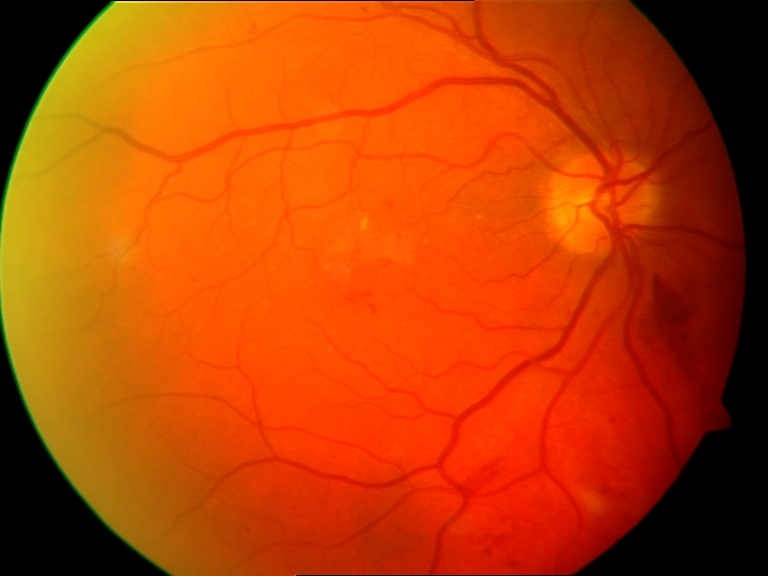
%> input picture MATLAB/1retina.tif, 768 x 576 px
$ octave Untitled.m   (GNU Octave 9; MATLAB toolbox functions it lacks are replaced by stand-ins)
%> lines starting %> are read from the running program, lines starting %| are printed output that depends on the picture; in (x1, y1, x2, y2) boxes, pixels count from 0 and x2, y2 are one past the last pixel; in counts of white or black regions, pixels touching at a corner belong together; the program's own positions count from 1
clear
close all
I=imread('1retina.tif')
%> I is the input picture: size 576x768x3 uint8; mean R, G, B 186, 65.5, 2.8
I=I(:,:,2)
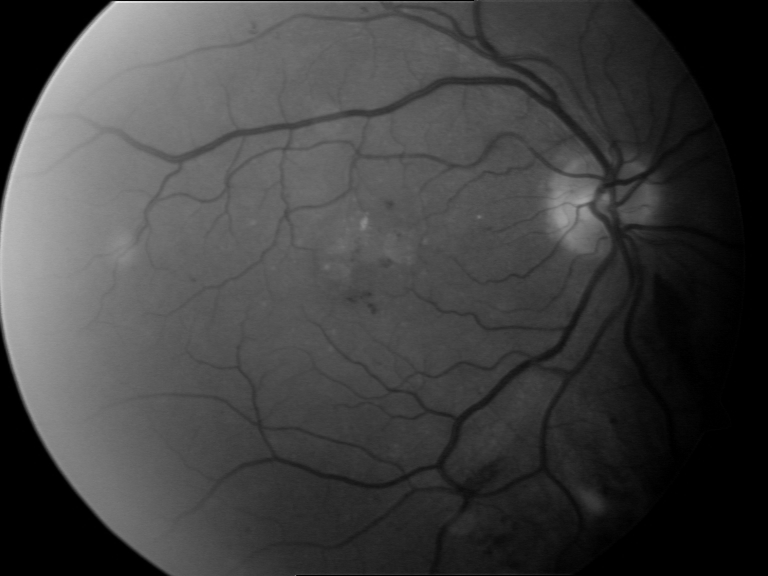
%> I: size 576x768 uint8; min 0, max 234, mean 65.5
I_comp=(255-I);
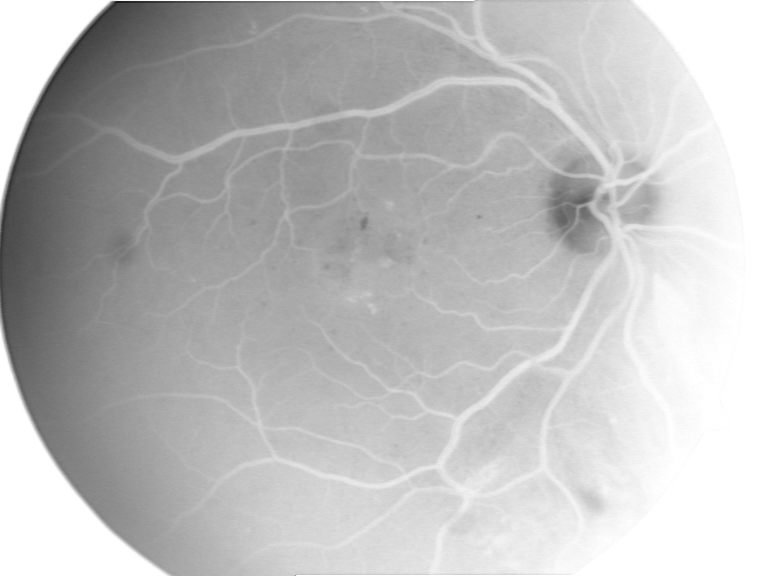
%> I_comp: size 576x768 uint8; min 21, max 255, mean 189.5
figure (1),imshow(I_comp)
I_adHist=adapthisteq(I_comp,'clipLimit',0.02,'Distribution','rayleigh')
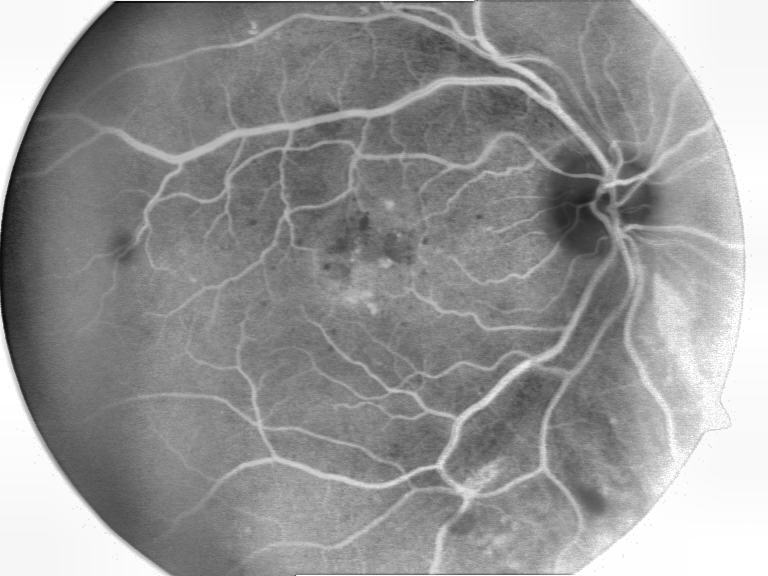
%> I_adHist: size 576x768 uint8; min 0, max 255, mean 149.2
figure (2),imshow(I_adHist);title("adHist")
se1=strel('disk',13)
se2=strel('square',7)
I_adHist_open=imopen(I_adHist,se1)
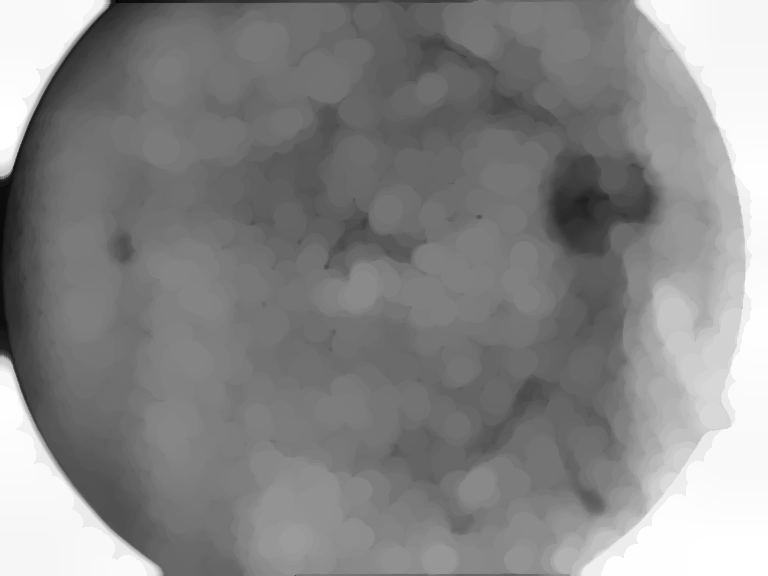
%> I_adHist_open: size 576x768 uint8; min 0, max 255, mean 135
figure (3),imshow(I_adHist_open);title("I_adHist_open")
I_sub=I_adHist-I_adHist_open
figure (4),imshow(I_sub);title("I_sub")
I_sub_med=medfilt2(I_sub,[3 3])
I_back=imopen(I_sub,se2)
figure (5),imshow(I_back);title("I_back")
I_res=I_sub_med-I_back
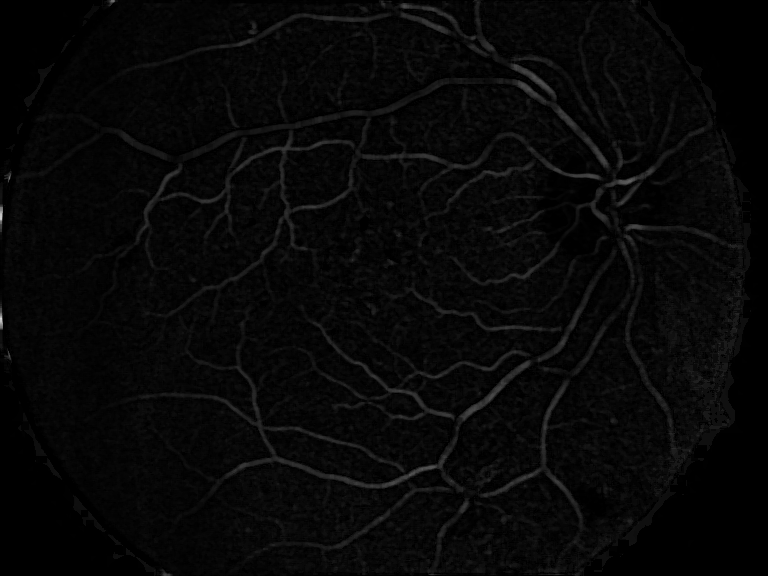
%> I_res: size 576x768 uint8; min 0, max 217, mean 7.2
figure(6),imshow(I_res);title("I_res")
GLd_max=max(max(I_res))
%> GLd_max = 217
GLd_min=min(min(I_res))
%> GLd_min = 0
I_en=(GLd_max-GLd_min)/255*(I_res-0)+GLd_min
%I_en=(255-0)/(GLd_max-GLd_min)*(I_res-GLd_min)+0
level=graythresh(I_en)
%> level = 0.0667
I_bw=im2bw(I_en,level)
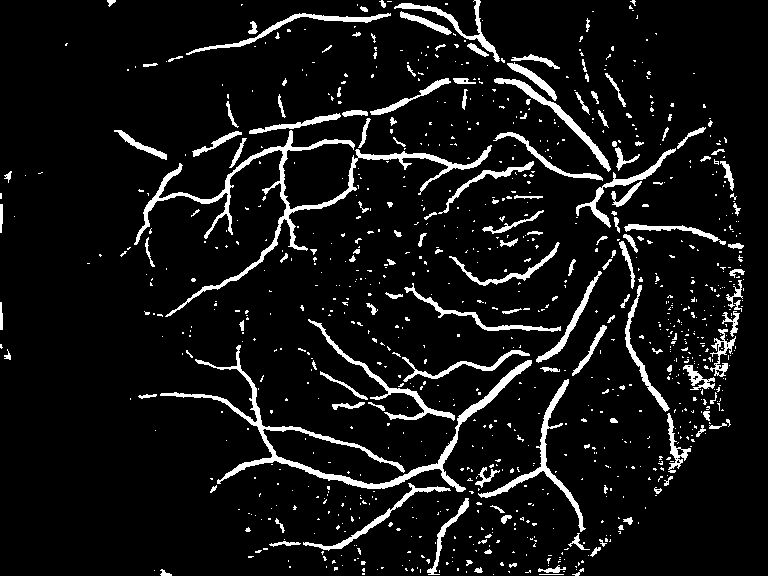
%> I_bw: size 576x768 logical; 7.8% white; 954 white regions (800 under 20 px), largest, box (x1, y1, x2, y2) and area: (134, 130, 492, 317) 4274, (160, 345, 532, 492) 3998, (478, 379, 586, 532) 1323
figure ,imshow(I_bw)
figure ,imshow(I_en)
I_fres=imopen(I_bw,strel('square',3))
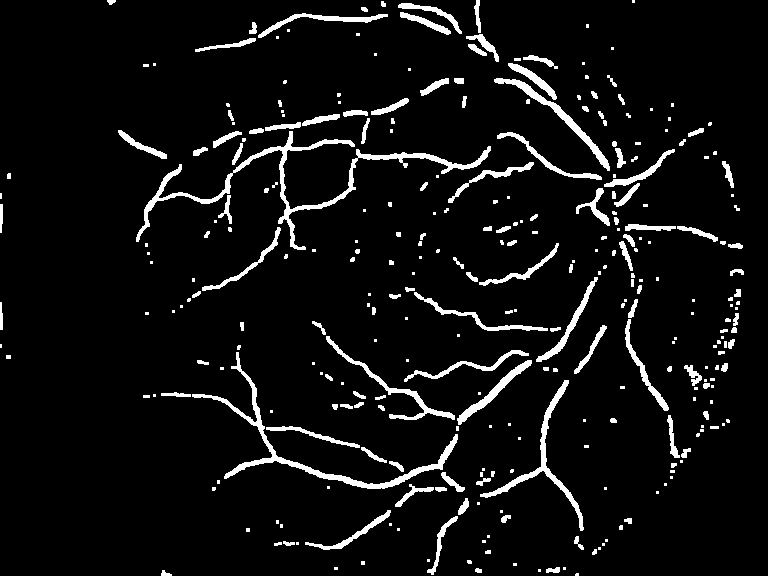
%> I_fres: size 576x768 logical; 6.2% white; 314 white regions (161 under 20 px), largest, box (x1, y1, x2, y2) and area: (136, 131, 491, 250) 3218, (192, 352, 458, 489) 2267, (480, 380, 584, 531) 1259
figure ,imshow(I_fres)

$ run again, with MATLAB/2retina.tif copied over MATLAB/1retina.tif
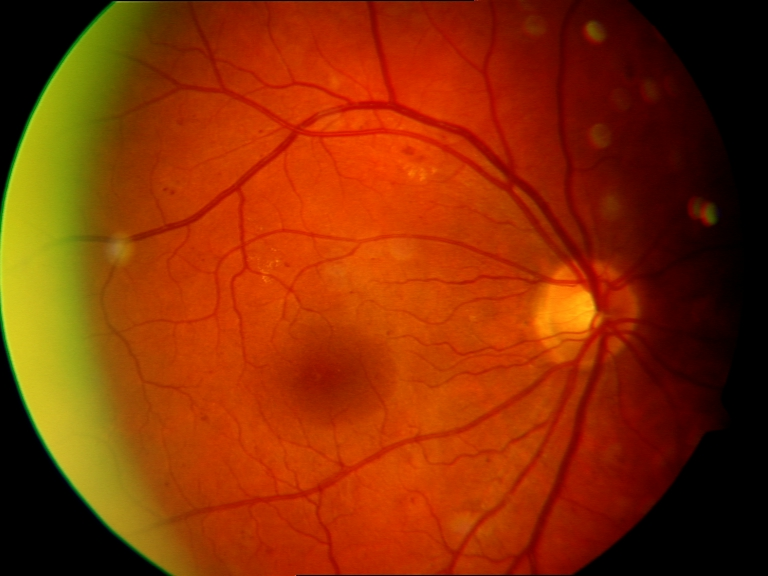
%> input picture MATLAB/2retina.tif, 768 x 576 px
%> I is the input picture: size 576x768x3 uint8; mean R, G, B 136.9, 47.3, 2.6
%> I: size 576x768 uint8
%> GLd_max = 166
%> GLd_min = 0
%> level = 0.0824
%> `I_bw=im2bw(I_en,level)`:
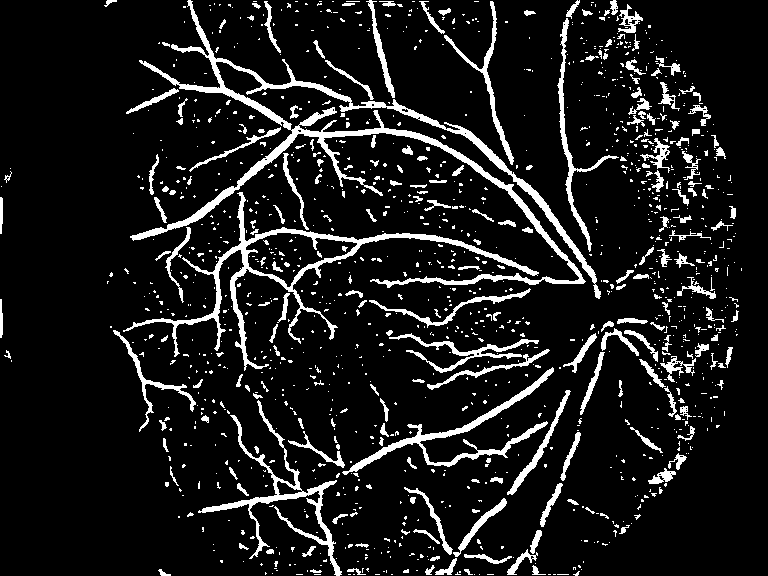
%> I_bw: size 576x768 logical; 10.4% white; 1306 white regions (1076 under 20 px), largest, box (x1, y1, x2, y2) and area: (130, 0, 601, 299) 9440, (123, 192, 539, 371) 4609, (198, 400, 342, 576) 2433
%> `I_fres=imopen(I_bw,strel('square',3))`:
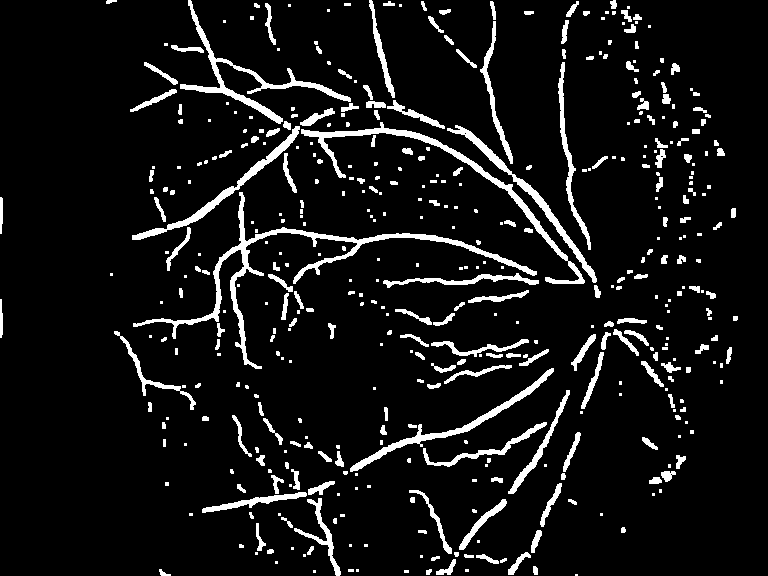
%> I_fres: size 576x768 logical; 8% white; 449 white regions (221 under 20 px), largest, box (x1, y1, x2, y2) and area: (133, 192, 537, 369) 3732, (301, 122, 585, 284) 2348, (180, 0, 351, 124) 1927
